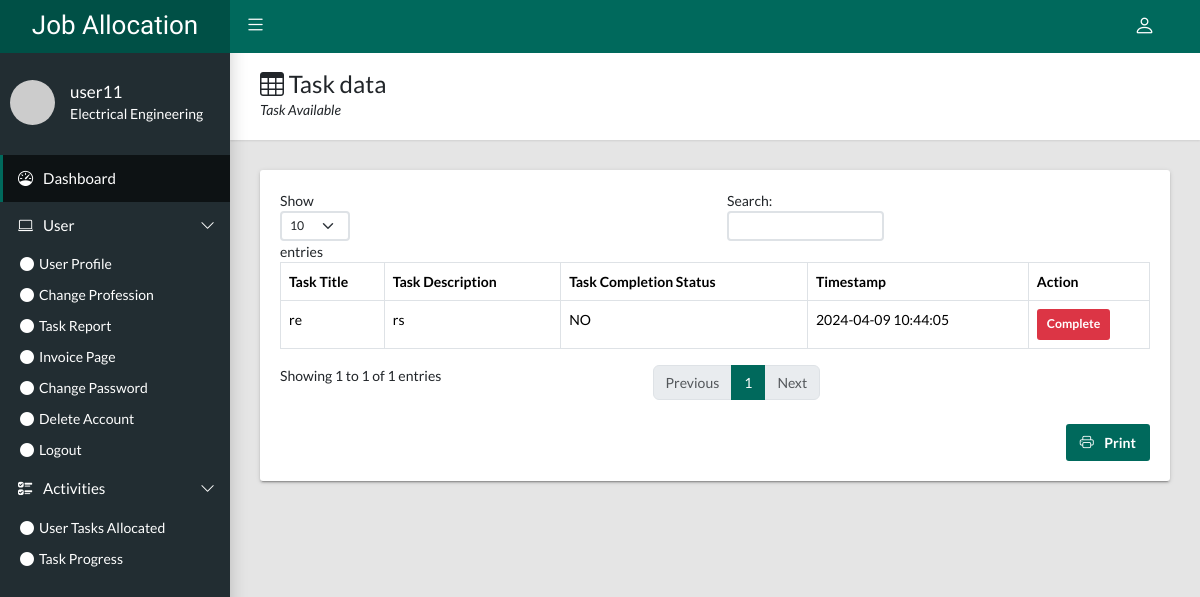
/user-tasks-allocated.php (signed in), run on the app's committed database.
### tables this page shows
CREATE TABLE `task_allocated` (
  `task_allocated_id` int(11) NOT NULL,
  `user_id` varchar(100) DEFAULT NULL,
  `task_title` varchar(600) DEFAULT NULL,
  `task_description` text DEFAULT NULL,
  `price` varchar(1000) DEFAULT NULL,
  `task_completion_status` varchar(100) DEFAULT NULL,
  `task_id` varchar(100) DEFAULT NULL,
  `timestamp` timestamp NOT NULL DEFAULT current_timestamp() ON UPDATE current_timestamp()
);

### user-tasks-allocated.php (the view, shortened to what this page needs)
<?php
include 'db.php';
$user_id = $_SESSION['user_id'];
$sql = "SELECT * FROM task_allocated WHERE user_id = $user_id";
$result = $conn->query($sql);
$tasks = [];
if ($result && $result->num_rows > 0) {
    $tasks = $result->fetch_all(MYSQLI_ASSOC);
}
?>
<!DOCTYPE html>
<html lang="en">
<head>
    <link rel="stylesheet" type="text/css" href="css/main.css">
    <link rel="stylesheet" type="text/css" href="https://cdn.jsdelivr.net/npm/bootstrap-icons@1.10.5/font/bootstrap-icons.css">
</head>
<body class="app sidebar-mini">
<?php include 'navigation.php';?>
    <main class="app-content">
        <div class="app-title">
            <div>
                <h1><i class="bi bi-table"></i> Task data</h1>
                <p>Task Available</p>
            </div>
        </div>
        <div class="row">
            <div class="col-md-12">
                <div class="tile">
                    <div class="tile-body">
                        <div class="table-responsive">
                            <table class="table table-hover table-bordered" id="sampleTable">
                                <thead>
                                    <tr>
                                        <th>Task Title</th>
                                        <th>Task Description</th>
                                        <th>Task Completion Status</th>
                                        <th>Timestamp</th>
                                        <th>Action</th>
                                    </tr>
                                </thead>
                                <tbody>
                                    <?php foreach ($tasks as $task): ?>
                                        <tr>
                                            <td><?php echo $task['task_title']; ?></td>
                                            <td><?php echo $task['task_description']; ?></td>
                                            <td><?php echo $task['task_completion_status']; ?></td>
                                            <td><?php echo $task['timestamp']; ?></td>
                                            <td>
                                                <form class="completeForm">
                                                    <?php if ($task['task_completion_status'] == 'YES'): ?>
                                                        <button class="btn btn-success btn-sm" disabled>
                                                            Completed
                                                        </button>
                                                    <?php else: ?>
                                                        <button
                                                            onclick="submitForm(<?php echo $task['task_allocated_id']; ?>)"
                                                            type="button"
                                                            class="btn btn-danger btn-sm"
                                                            name="complete_task"
                                                            data-task_allocated_id="<?php echo $task['task_allocated_id']; ?>">
                                                            Complete
                                                        </button>
                                                    <?php endif; ?>
                                                </form>
                                            </td>
                                        </tr>
                                    <?php endforeach; ?>
                                </tbody>
                            </table>
                        </div>
                        <div class="row d-print-none mt-2">
                            <div class="col-12 text-end"><a class="btn btn-primary" href="javascript:window.print();"><i
                                        class="bi bi-printer me-2"></i> Print</a></div>
                        </div>
                    </div>
                </div>
            </div>
        </div>
    </main>
    <link rel="stylesheet" href="https://cdn.datatables.net/v/bs5/dt-1.13.4/datatables.min.css">
</body>
</html>

### data on the page
task_allocated: task_title "re", task_description "rs", task_completion_status "NO", timestamp "2024-04-09 10:44:05"

### other printed values
$username "user11"
$profession "Electrical Engineering"
